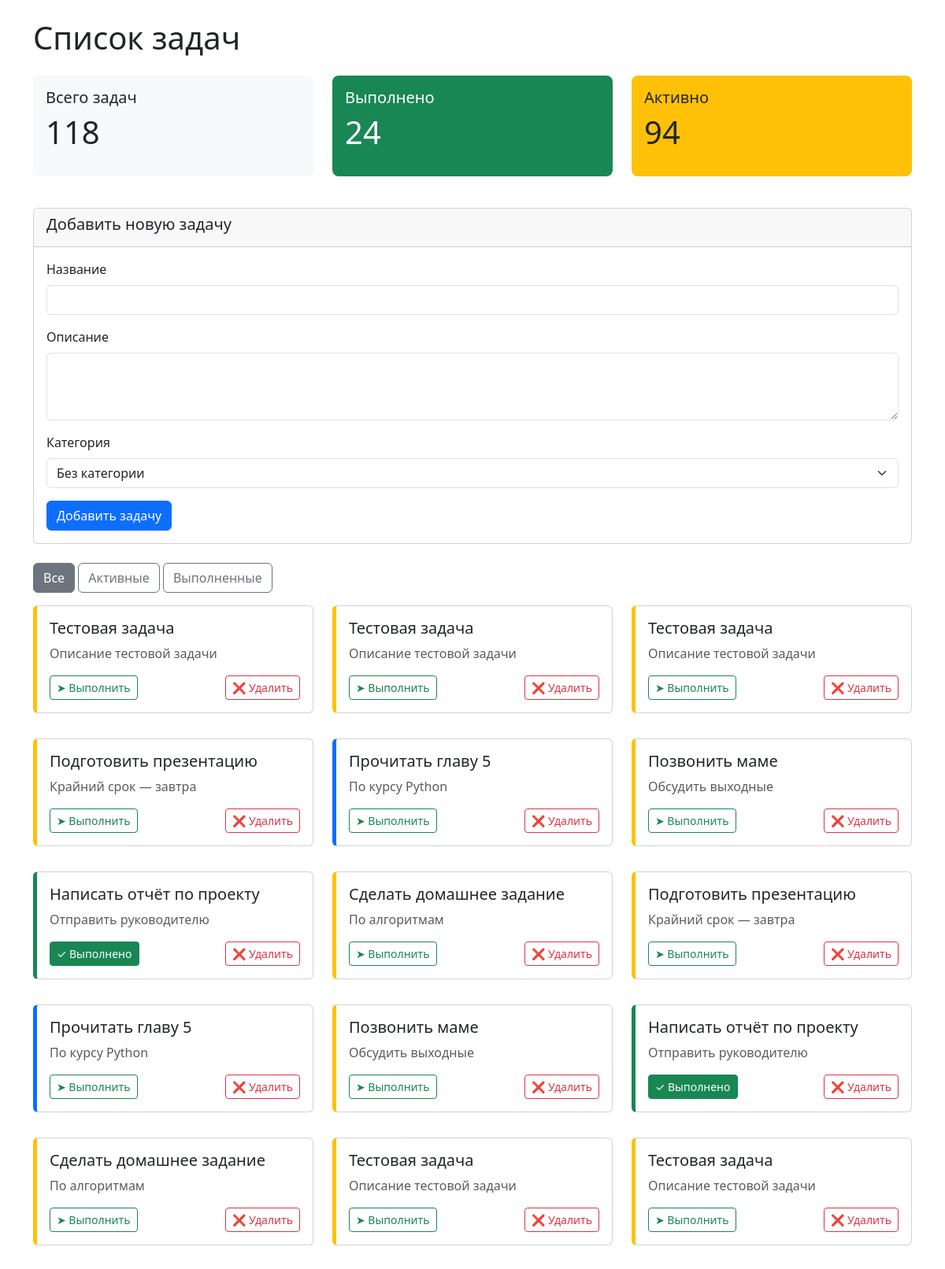
The page / (upper part) on the database its author committed.
### tables this page shows
CREATE TABLE tasks (
            id INTEGER PRIMARY KEY AUTOINCREMENT,
            title TEXT NOT NULL,
            description TEXT,
            category_id INTEGER,
            status TEXT DEFAULT 'pending',
            created_at TIMESTAMP DEFAULT CURRENT_TIMESTAMP,
            FOREIGN KEY (category_id) REFERENCES categories (id) ON DELETE SET NULL
        );

### src/backend/app.py (the view, shortened to what this page needs)
@app.route('/')
def index():
    conn = get_db_connection()
    filter_param = request.args.get('filter', 'all')
    categories = conn.execute("SELECT * FROM categories").fetchall()
    if filter_param == 'active':
        tasks = conn.execute("""
            SELECT t.id, t.title, t.description, t.status, t.created_at,
                   c.id as category_id, c.name as category_name
            FROM tasks t
            LEFT JOIN categories c ON t.category_id = c.id
            WHERE t.status != 'completed'
            ORDER BY t.created_at DESC
        """).fetchall()
    else:
        tasks = conn.execute("""
            SELECT t.id, t.title, t.description, t.status, t.created_at,
                   c.id as category_id, c.name as category_name
            FROM tasks t
            LEFT JOIN categories c ON t.category_id = c.id
            ORDER BY t.created_at DESC
        """).fetchall()
    total = len(tasks)
    completed = len([t for t in tasks if t['status'] == 'completed'])
    active = total - completed
    conn.close()
    return render_template(
        'tasks_list.html',
        tasks=tasks,
        categories=categories,
        total_tasks=total,
        completed_tasks=completed,
        active_tasks=active,
        filter=filter_param
    )

### src/backend/app.py (called while the page is built)
def get_db_connection():
    conn = sqlite3.connect(DATABASE_PATH)
    conn.row_factory = sqlite3.Row
    return conn

### src/backend/templates/tasks_list.html (shortened to what this page needs)
{% extends "base.html" %}
{% block header %}Список задач{% endblock %}
{% block content %}
    <div class="row mb-4">
        <div class="col-md-4">
            <div class="stat-box bg-light">
                <h5>Всего задач</h5>
                <p class="display-6">{{ total_tasks }}</p>
            </div>
        </div>
        <div class="col-md-4">
            <div class="stat-box bg-success text-white">
                <h5>Выполнено</h5>
                <p class="display-6">{{ completed_tasks }}</p>
            </div>
        </div>
        <div class="col-md-4">
            <div class="stat-box bg-warning">
                <h5>Активно</h5>
                <p class="display-6">{{ active_tasks }}</p>
            </div>
        </div>
    </div>
    <div class="card mb-4">
        <div class="card-header">
            <h5>Добавить новую задачу</h5>
        </div>
        <div class="card-body">
            <form method="POST" action="/tasks">
                <div class="mb-3">
                    <label for="title" class="form-label">Название</label>
                    <input type="text" class="form-control" id="title" name="title" required>
                </div>
                <div class="mb-3">
                    <label for="description" class="form-label">Описание</label>
                    <textarea class="form-control" id="description" name="description" rows="3"></textarea>
                </div>
                <div class="mb-3">
                    <label for="category_id" class="form-label">Категория</label>
                    <select class="form-select" id="category_id" name="category_id">
                        <option value="">Без категории</option>
                    </select>
                </div>
                <button type="submit" class="btn btn-primary">Добавить задачу</button>
            </form>
        </div>
    </div>
    <div class="mb-3">
        <a href="/" class="btn btn-outline-secondary {% if filter == 'all' %}active{% endif %}">Все</a>
        <a href="/?filter=active" class="btn btn-outline-secondary {% if filter == 'active' %}active{% endif %}">Активные</a>
        <a href="/?filter=completed" class="btn btn-outline-secondary {% if filter == 'completed' %}active{% endif %}">Выполненные</a>
    </div>
    <div class="row">
        {% for task in tasks %}
            <div class="col-md-6 col-lg-4 mb-3">
                <div class="card task-card status-{{ task.status }}">
                    <div class="card-body">
                        <h5 class="card-title">{{ task.title }}</h5>
                        {% if task.description %}
                            <p class="card-text text-muted">{{ task.description }}</p>
                        {% endif %}
                        <div class="mt-3 d-flex justify-content-between">
                            <form method="POST" action="/tasks/{{ task.id }}/toggle" style="display:inline;">
                                <button type="submit" class="btn btn-sm {% if task.status == 'completed' %}btn-success{% else %}btn-outline-success{% endif %}">
                                    {% if task.status == 'completed' %}✓ Выполнено{% else %}➤ Выполнить{% endif %}
                                </button>
                            </form>
                            <form method="POST" action="/tasks/{{ task.id }}/delete" style="display:inline;">
                                <button type="submit" class="btn btn-sm btn-outline-danger" onclick="return confirm('Удалить задачу?')">
                                    ❌ Удалить
                                </button>
                            </form>
                        </div>
                    </div>
                </div>
            </div>
        {% endfor %}
    </div>
{% endblock %}

### src/backend/templates/base.html (style rules this page uses)
.task-card { margin-bottom: 1rem; border-left-width: 5px; }
.status-pending { border-left-color: #ffc107; }
.status-in_progress { border-left-color: #0d6efd; }
.status-completed { border-left-color: #198754; }
.stat-box { padding: 1rem; border-radius: 0.5rem; margin-bottom: 1rem; }

### rows shown on the page
tasks: title "Тестовая задача", description "Описание тестовой задачи", status "➤ Выполнить"
tasks: title "Тестовая задача", description "Описание тестовой задачи", status "➤ Выполнить"
tasks: title "Тестовая задача", description "Описание тестовой задачи", status "➤ Выполнить"
tasks: title "Подготовить презентацию", description "Крайний срок — завтра", status "➤ Выполнить"
tasks: title "Прочитать главу 5", description "По курсу Python", status "➤ Выполнить"
tasks: title "Позвонить маме", description "Обсудить выходные", status "➤ Выполнить"
tasks: title "Написать отчёт по проекту", description "Отправить руководителю", status "✓ Выполнено"
tasks: title "Сделать домашнее задание", description "По алгоритмам", status "➤ Выполнить"
tasks: title "Подготовить презентацию", description "Крайний срок — завтра", status "➤ Выполнить"
tasks: title "Прочитать главу 5", description "По курсу Python", status "➤ Выполнить"
tasks: title "Позвонить маме", description "Обсудить выходные", status "➤ Выполнить"
tasks: title "Написать отчёт по проекту", description "Отправить руководителю", status "✓ Выполнено"
tasks: title "Сделать домашнее задание", description "По алгоритмам", status "➤ Выполнить"
tasks: title "Тестовая задача", description "Описание тестовой задачи", status "➤ Выполнить"
tasks: title "Тестовая задача", description "Описание тестовой задачи", status "➤ Выполнить"

### other values the page prints
{{ total_tasks }} "118"
{{ completed_tasks }} "24"
{{ active_tasks }} "94"
